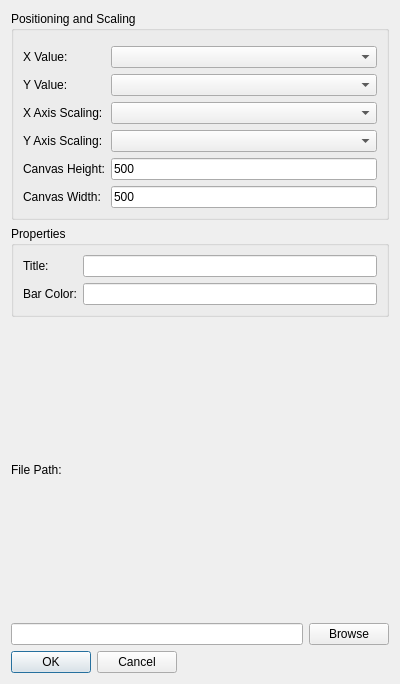
<?xml version="1.0" encoding="UTF-8"?>
<ui version="4.0">
 <class>BarChartDialog</class>
 <widget class="QDialog" name="BarChartDialog">
  <property name="geometry">
   <rect>
    <x>0</x>
    <y>0</y>
    <width>400</width>
    <height>684</height>
   </rect>
  </property>
  <property name="windowTitle">
   <string>Dialog</string>
  </property>
  <layout class="QGridLayout" name="gridLayout_2">
   <item row="0" column="0" colspan="2">
    <layout class="QGridLayout" name="gridLayout">
     <item row="1" column="0">
      <widget class="QGroupBox" name="posAndScaling">
       <property name="sizePolicy">
        <sizepolicy hsizetype="Preferred" vsizetype="Preferred">
         <horstretch>0</horstretch>
         <verstretch>0</verstretch>
        </sizepolicy>
       </property>
       <property name="maximumSize">
        <size>
         <width>380</width>
         <height>380</height>
        </size>
       </property>
       <property name="title">
        <string>Positioning and Scaling</string>
       </property>
       <layout class="QFormLayout" name="formLayout_2">
        <item row="0" column="0">
         <layout class="QFormLayout" name="formLayout"/>
        </item>
        <item row="1" column="0">
         <widget class="QLabel" name="xValLabel">
          <property name="text">
           <string>X Value:</string>
          </property>
         </widget>
        </item>
        <item row="1" column="1">
         <widget class="QComboBox" name="xValCombo"/>
        </item>
        <item row="2" column="0">
         <widget class="QLabel" name="yValLabel">
          <property name="text">
           <string>Y Value:</string>
          </property>
         </widget>
        </item>
        <item row="2" column="1">
         <widget class="QComboBox" name="yValCombo"/>
        </item>
        <item row="3" column="0">
         <widget class="QLabel" name="xAxisLabel">
          <property name="text">
           <string>X Axis Scaling:</string>
          </property>
         </widget>
        </item>
        <item row="3" column="1">
         <widget class="QComboBox" name="xAxisScaleCB"/>
        </item>
        <item row="4" column="0">
         <widget class="QLabel" name="yAxisLabel">
          <property name="text">
           <string>Y Axis Scaling:</string>
          </property>
         </widget>
        </item>
        <item row="4" column="1">
         <widget class="QComboBox" name="yAxisScaleCB"/>
        </item>
        <item row="5" column="0">
         <widget class="QLabel" name="canvasHeightLabel">
          <property name="text">
           <string>Canvas Height:</string>
          </property>
         </widget>
        </item>
        <item row="5" column="1">
         <widget class="QLineEdit" name="canvasHeightLineEdit">
          <property name="text">
           <string>500</string>
          </property>
         </widget>
        </item>
        <item row="6" column="0">
         <widget class="QLabel" name="canvasWidthLabel">
          <property name="text">
           <string>Canvas Width:</string>
          </property>
         </widget>
        </item>
        <item row="6" column="1">
         <widget class="QLineEdit" name="canvasWidthLineEdit">
          <property name="text">
           <string>500</string>
          </property>
         </widget>
        </item>
       </layout>
      </widget>
     </item>
     <item row="2" column="0">
      <widget class="QGroupBox" name="properties">
       <property name="title">
        <string>Properties</string>
       </property>
       <layout class="QFormLayout" name="formLayout_3">
        <item row="0" column="0">
         <widget class="QLabel" name="graphTitleLabel">
          <property name="text">
           <string>Title:</string>
          </property>
         </widget>
        </item>
        <item row="0" column="1">
         <widget class="QLineEdit" name="graphTitlelineEdit"/>
        </item>
        <item row="1" column="0">
         <widget class="QLabel" name="label">
          <property name="text">
           <string>Bar Color:</string>
          </property>
         </widget>
        </item>
        <item row="1" column="1">
         <widget class="QLineEdit" name="lineEdit"/>
        </item>
       </layout>
      </widget>
     </item>
    </layout>
   </item>
   <item row="4" column="0">
    <widget class="QLineEdit" name="filePathLineEdit"/>
   </item>
   <item row="3" column="0">
    <widget class="QLabel" name="filePathLabel">
     <property name="text">
      <string>File Path:</string>
     </property>
    </widget>
   </item>
   <item row="4" column="1">
    <widget class="QPushButton" name="browseButton">
     <property name="text">
      <string>Browse</string>
     </property>
    </widget>
   </item>
   <item row="5" column="0" alignment="Qt::AlignLeft">
    <widget class="QDialogButtonBox" name="buttonBox">
     <property name="orientation">
      <enum>Qt::Horizontal</enum>
     </property>
     <property name="standardButtons">
      <set>QDialogButtonBox::Cancel|QDialogButtonBox::Ok</set>
     </property>
    </widget>
   </item>
  </layout>
 </widget>
 <resources/>
 <connections>
  <connection>
   <sender>buttonBox</sender>
   <signal>accepted()</signal>
   <receiver>BarChartDialog</receiver>
   <slot>accept()</slot>
   <hints>
    <hint type="sourcelabel">
     <x>248</x>
     <y>254</y>
    </hint>
    <hint type="destinationlabel">
     <x>157</x>
     <y>274</y>
    </hint>
   </hints>
  </connection>
  <connection>
   <sender>buttonBox</sender>
   <signal>rejected()</signal>
   <receiver>BarChartDialog</receiver>
   <slot>reject()</slot>
   <hints>
    <hint type="sourcelabel">
     <x>316</x>
     <y>260</y>
    </hint>
    <hint type="destinationlabel">
     <x>286</x>
     <y>274</y>
    </hint>
   </hints>
  </connection>
 </connections>
</ui>
